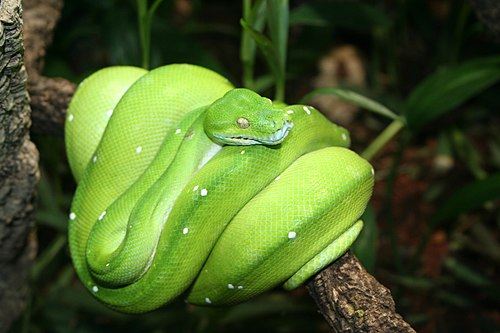
#> input picture 1_image_mask/python_image.jpg, 500 x 333 px
$ python main.py
#> lines starting #> are read from the running program, lines starting #| are printed output that depends on the picture; after the words box and inside, x2 and y2 are one past the last pixel; in counts of white or black regions, pixels touching at a corner belong together
import cv2 as cv
import matplotlib.pyplot as plt
import numpy as np


def main():
    # Считываю картинку, и сохраняю в директорию зелёный канал в качестве изображения
    image = cv.imread('python_image.jpg')
#> image is the input picture: shape (333, 500, 3); mean B, G, R 40.6, 95, 74.9
    green_channel = cv.split(image)[1]
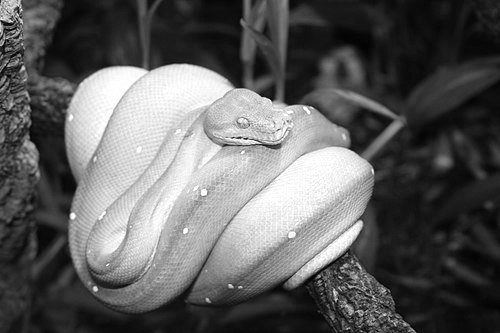
#> green_channel: shape (333, 500); min 0, max 255, mean 95

    fig, ax = plt.subplots()
    ax.imshow(green_channel, cmap='gray')
    plt.show()

    # Клонирую зелёный канал и нахожу минимальное и максимальное значения
    clone1, clone2 = green_channel.copy(), green_channel.copy()
    min_pixel_value = min(min(green_channel, key=lambda line: min(line)))
#> min_pixel_value = 0
    max_pixel_value = max(max(green_channel, key=lambda line: max(line)))
#> max_pixel_value = 255
    print(f'Минимальное значение: {min_pixel_value}, максимальное значение: {max_pixel_value}')
#| Минимальное значение: 0, максимальное значение: 255

    # Преобразование clone1 и clone2 и создание маски
    thresh = np.ubyte((max_pixel_value - min_pixel_value) / 2)
#> thresh = 127
    clone1.fill(thresh)
#> clone1: shape (333, 500); every value is 127
    clone2.fill(0)
#> clone2: shape (333, 500); every value is 0
    image_mask = cv.compare(src1=green_channel, src2=clone1, cmpop=cv.CMP_GE)
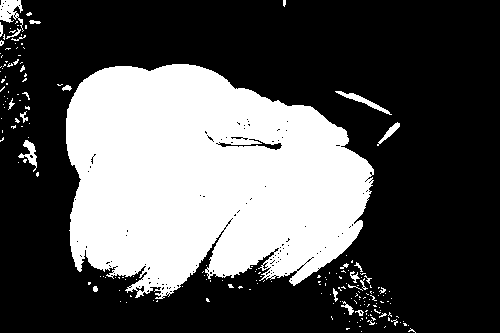
#> image_mask: shape (333, 500); 33.5% white; 197 white regions (173 under 20 px), largest, box (x1, y1, x2, y2) and area: (66, 64, 374, 299) 53423, (0, 0, 24, 32) 384, (335, 91, 392, 115) 262

    # Итоговое изображение
    final_output = cv.subtract(src1=green_channel, src2=thresh/2, mask=image_mask)
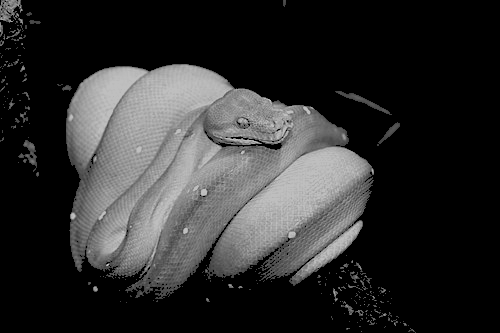
#> final_output: shape (333, 500); min 0, max 191, mean 46.1

    # Картинка в зелёном цвете
    # final_output = cv.subtract(src1=image, src2=thresh/2, mask=image_mask)

    # Конвертирую цвет из BGR в RGB, для корректного вывода в matplotlib
    final_output = cv.cvtColor(final_output, cv.COLOR_BGR2RGB)
#> final_output: shape (333, 500, 3)
    fig, ax = plt.subplots()
    ax.imshow(final_output, cmap='gray')
    plt.show()


if __name__ == '__main__':
    main()
